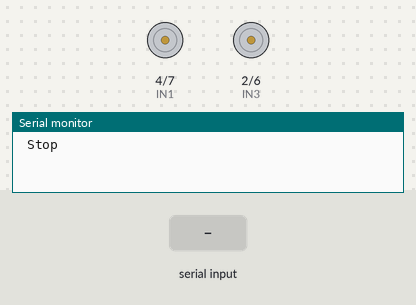
This sketch was run on a simulated Arduino Uno, built with avr-gcc and run on an emulated ATmega328P. On the bench: motor-driver pin pairs drawn as motors (green arrow = first pin HIGH = forward, orange = second pin HIGH = backward, longer = more drive, scaled by the enable pin), the last lines printed to the serial monitor. The inputs (shaded band) are chosen by the test bench.

Above: at 1.2 s.
1.3 s: "F" received over Serial
At 2.3 s:
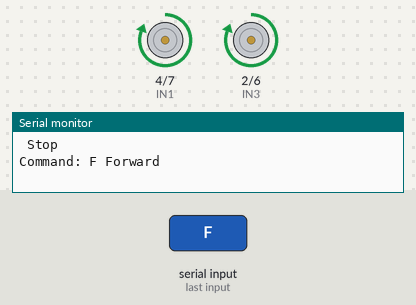
2.8 s: "B" received over Serial
At 3.5 s:
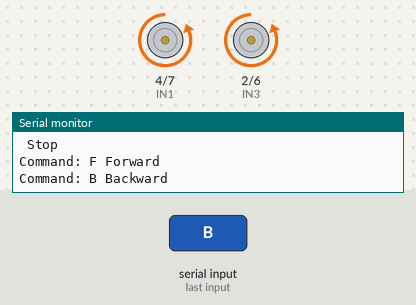
4.3 s: "L" received over Serial
At 4.6 s:
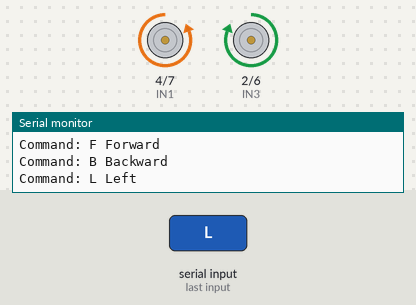
5.8 s: "R" received over Serial
At 6.9 s:
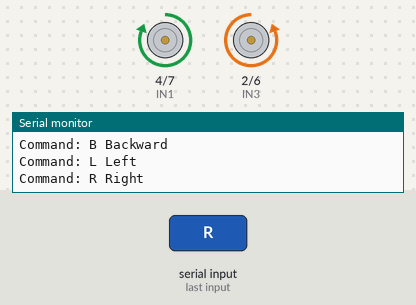
7.3 s: "S" received over Serial
At 8.1 s:
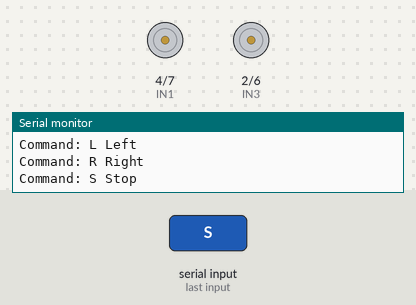
Timing chart, 0 to 9.8 s (numbered marks = the images above; inputs shaded):
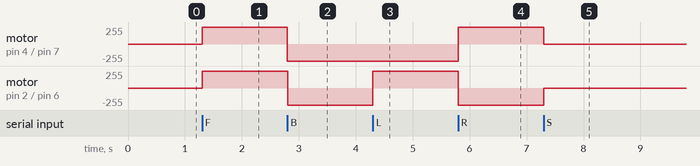

The sketch:

keyboard.ino
```cpp
// Motor A pins
const int IN1 = 4;
const int IN2 = 7;
const int ENA = 5;

// Motor B pins
const int IN3 = 2;
const int IN4 = 6;
const int ENB = 3;

void setup() {
  // Set motor pins as output
  pinMode(IN1, OUTPUT);
  pinMode(IN2, OUTPUT);
  pinMode(ENA, OUTPUT);
  pinMode(IN3, OUTPUT);
  pinMode(IN4, OUTPUT);
  pinMode(ENB, OUTPUT);

  Serial.begin(9600);
  stopMotors();
}

void loop() {
  if (Serial.available() > 0) {
    char c = Serial.read();
    Serial.print("Command: ");
    Serial.print(c);

    switch (c) {
      case 'F':
        forward();
        break;
      case 'B':
        backward();
        break;
      case 'L':
        left();
        break;
      case 'R':
        right();
        break;
      case 'S':
        stopMotors();
        break;
      default:
        Serial.println("Unknown command.");
        stopMotors();
        break;
    }
  }
}

// Motor control functions
void forward() {
  Serial.println(" Forward");
  digitalWrite(IN1, HIGH);
  digitalWrite(IN2, LOW);
  digitalWrite(ENA, HIGH);

  digitalWrite(IN3, HIGH);
  digitalWrite(IN4, LOW);
  digitalWrite(ENB, HIGH);
}

void backward() {
  Serial.println(" Backward");
  digitalWrite(IN1, LOW);
  digitalWrite(IN2, HIGH);
  digitalWrite(ENA, HIGH);

  digitalWrite(IN3, LOW);
  digitalWrite(IN4, HIGH);
  digitalWrite(ENB, HIGH);
}

void left() {
  Serial.println(" Left");
  digitalWrite(IN1, LOW);
  digitalWrite(IN2, HIGH);
  digitalWrite(ENA, HIGH);

  digitalWrite(IN3, HIGH);
  digitalWrite(IN4, LOW);
  digitalWrite(ENB, HIGH);
}

void right() {
  Serial.println(" Right");
  digitalWrite(IN1, HIGH);
  digitalWrite(IN2, LOW);
  digitalWrite(ENA, HIGH);

  digitalWrite(IN3, LOW);
  digitalWrite(IN4, HIGH);
  digitalWrite(ENB, HIGH);
}

void stopMotors() {
  Serial.println(" Stop");
  digitalWrite(ENA, LOW);
  digitalWrite(ENB, LOW);
}
```

Measured:
- after the input at 1.3 s, motor on pin 4 (IN1) / pin 7 (IN2), motor on pin 2 (IN3) / pin 6 (IN4): stopped → forward 255/255 at once
- after the input at 2.8 s, motor on pin 4 (IN1) / pin 7 (IN2), motor on pin 2 (IN3) / pin 6 (IN4): forward 255/255 → backward 255/255 at once
- after the input at 4.3 s, motor on pin 2 (IN3) / pin 6 (IN4): backward 255/255 → forward 255/255 at once
- after the input at 5.8 s, motor on pin 4 (IN1) / pin 7 (IN2): backward 255/255 → forward 255/255 at once; motor on pin 2 (IN3) / pin 6 (IN4): forward 255/255 → backward 255/255 at once
- after the input at 7.3 s, motor on pin 4 (IN1) / pin 7 (IN2): forward 255/255 → stopped at once; motor on pin 2 (IN3) / pin 6 (IN4): backward 255/255 → stopped at once
